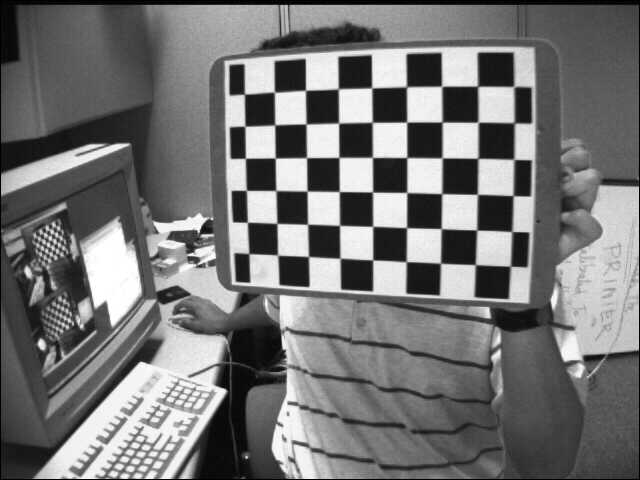
//> input picture ubuntu_opencv/descriptor_extractor_matcher/left01.jpg, 640 x 480 px
$ ./imageBasics descriptor_extractor_matcher/left01.jpg   (built with g++ and OpenCV 4)
//> lines starting //> are read from the running program, lines starting //| are printed output that depends on the picture; after the words box and inside, x2 and y2 are one past the last pixel; in counts of white or black regions, pixels touching at a corner belong together
#include <iostream>
#include <chrono>
using namespace std;

#include <opencv2/core/core.hpp>
#include <opencv2/highgui/highgui.hpp>


int main( int argc, char **argv )
{
	// 读取argv[1]指定的图像
	cv::Mat image;
	image = cv::imread( argv[1] );  // cv::imread函数读取指定路径下的图像
//> image is the input picture: 480 rows x 640 cols, CV_8UC3; min 0, max 255, mean 116.6
	// 判断图像文件是否正确读取
	if( image.data == nullptr ) // 数据不存在，可能是文件不存
	{
		cerr << "文件" << argv[1] << "不存在" << endl;
		return 0;
	}
	//
	// 文件顺利读取，首先输出一些基本信息
	cout << "图像宽为: " << image.cols << "\t高为:" << image.rows << "\t通道数为: " << image.channels() << endl;
//| 图像宽为: 640	高为:480	通道数为: 3
	cv::namedWindow( "image" );
	cv::imshow( "image", image );  	// 用cv::imshow显示图像
	cv::waitKey( 0 ); 	// 暂停程序，等待一个按键输入

	// 判断image的类型
	if ( image.type() != CV_8UC1 && image.type() != CV_8UC3 )
	{
		// 图像类型不符合要求
		cout << "请输入一张彩色图或灰度图."	<< endl;
		return 0;
	}

	// 遍历图像,请注意以下遍历方式亦可用于随机访问
	// 使用std::chrono来给算法计时
	chrono::steady_clock::time_point t1 = chrono::steady_clock::now();
	for ( size_t y = 0; y < image.rows; y++ )
	{
		for (size_t x = 0; x < image.cols; x++ )
		{
			// 访问位于x, y处的像素
			// 用cv::Mat::ptr获得图像的行指针
			unsigned char *row_ptr = image.ptr<unsigned char> ( y ); // row_ptr是第y行的头指针
			unsigned char *data_ptr = &row_ptr[ x * image.channels() ]; 	// data_ptr指向待访问的像素数据
			// 输出该像素的每个通道，如果是灰度图就只有一个通道
			for ( int c = 0; c != image.channels(); c++ )
			{
				unsigned char data = data_ptr[ c ]; 	// data 为I(x, y)第c个通过的值
			}
		}
	}

	chrono::steady_clock::time_point t2 = chrono::steady_clock::now();
	chrono::duration<double> time_used = chrono::duration_cast<chrono::duration<double>>( t2 -t1 );
	cout << "遍历图像用时: " << time_used.count() << "秒." << endl;

	// 关于cv::Mat 的拷贝
	// 直接赋值并不会拷贝数据
	cv::Mat another_image = image;
	// 修改 another_image 会导致image发生变化
	another_image ( cv::Rect( 0, 0, 100, 100) ).setTo( 0 ); 	// 将左上角100*100的块置零
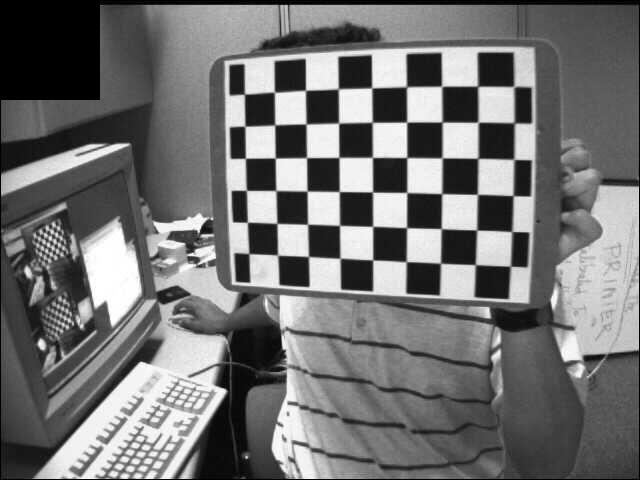
//> another_image: 480 rows x 640 cols, CV_8UC3; 3.21% of pixels changed, all inside (x1, y1, x2, y2) = (0, 0, 100, 100)
	cv::imshow( "image", image );
	cv::waitKey( 0 );

	// 使用clone函数来拷贝数据
	cv::Mat clone_image = image.clone();
	clone_image( cv::Rect (0, 0, 100, 100) ).setTo( 255 ); 		// 将左上角100*100的块置1
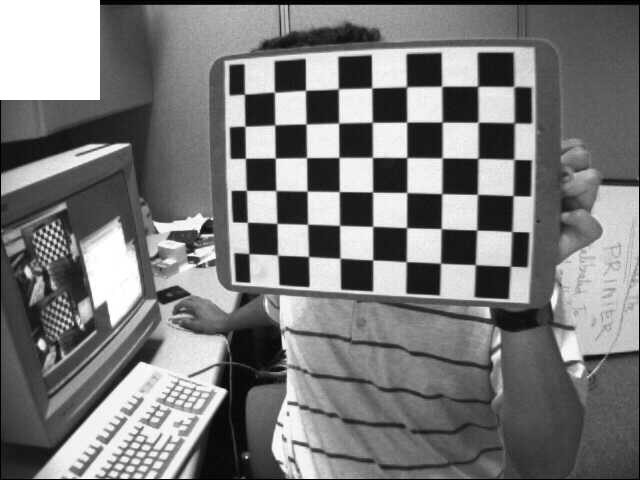
//> clone_image: 480 rows x 640 cols, CV_8UC3; 3.26% of pixels changed, all inside (x1, y1, x2, y2) = (0, 0, 100, 100)
	cv::imshow( "image", image );
	cv::imshow( "clone_image", clone_image );
	cv::destroyAllWindows();
	return 0;
}
